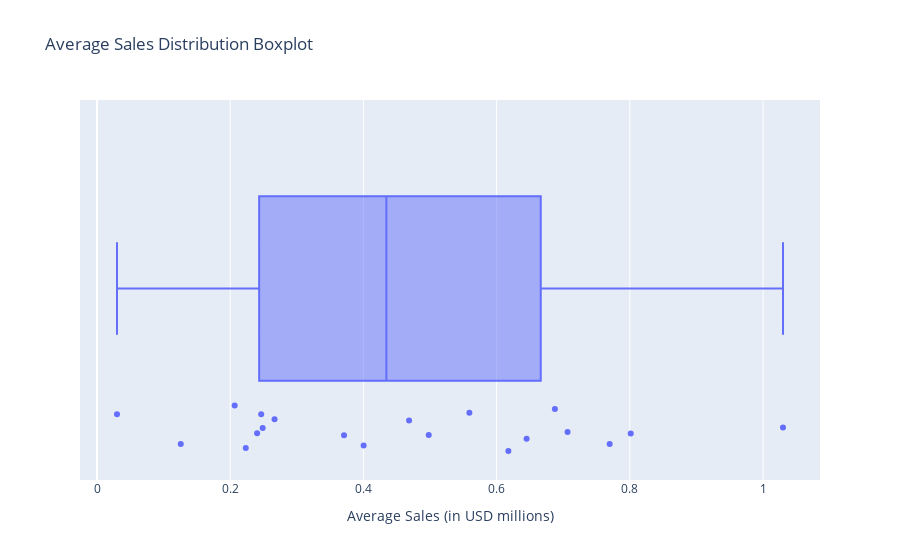

The cell this chart's notebook holds for it:
### Markdown cell above
Build a box plot for the global sales of all games, broken down by platform. Are the differences in sales significant? What about average sales on various platforms? Describe your findings.

### Code cell
total_sales_mean = ice_data_filtered.groupby('platform')['total_sales'].mean()
total_sales_mean = total_sales_mean.reset_index().rename(columns={0: 'platform', 'total_sales': 'total_sales'})
sales_mean_box = px.box(total_sales_mean, 
                        x='total_sales', 
                        points='all', 
                        hover_data=['platform'],
                        labels={
                                'platform': 'Platform',
                                'total_sales': 'Average Sales (in USD millions)'},
                        title='Average Sales Distribution Boxplot')

sales_mean_box.show()

### Figure 1 — Plotly figure (JSON) as saved in the notebook; plotly's stock layout.template omitted (floating-point values rounded to 4 significant figures)
{"data": [{"alignmentgroup": "True", "boxpoints": "all", "customdata": [["2600"], ["3DS"], ["DC"], ["DS"], ["GB"], ["GBA"], ["GC"], ["N64"], ["PC"], ["PS"], ["PS2"], ["PS3"], ["PS4"], ["PSP"], ["PSV"], ["Wii"], ["WiiU"], ["X360"], ["XB"], ["XOne"]], "hovertemplate": "Average Sales (in USD millions)=%{x}<br>Platform=%{customdata[0]}<extra></extra>", "legendgroup": "", "marker": {"color": "#636efa"}, "name": "", "notched": false, "offsetgroup": "", "orientation": "h", "showlegend": false, "type": "box", "x": [0.6176, 0.4981, 0.03, 0.3709, 1.03, 0.2487, 0.2666, 0.2233, 0.2067, 0.4686, 0.4003, 0.7065, 0.8014, 0.2404, 0.1257, 0.6875, 0.5591, 0.7697, 0.2465, 0.645], "x0": " ", "xaxis": "x", "y0": " ", "yaxis": "y"}], "layout": {"boxmode": "group", "legend": {"tracegroupgap": 0}, "title": {"text": "Average Sales Distribution Boxplot"}, "xaxis": {"anchor": "y", "domain": [0, 1], "title": {"text": "Average Sales (in USD millions)"}}, "yaxis": {"anchor": "x", "domain": [0, 1]}}}
